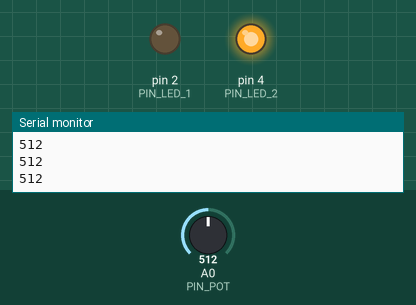
A sketch run on a simulated Arduino Uno, built with avr-gcc and run on an emulated ATmega328P. On the bench: output pins drawn as LEDs (lit = HIGH), the last lines printed to the serial monitor. The test bench sets the inputs (shaded band); at power-on: A0 (PIN_POT) = 512.

Above: at 1.2 s.
1.3 s: A0 (PIN_POT) set to 754
2.8 s: A0 (PIN_POT) set to 776
At 3.7 s:
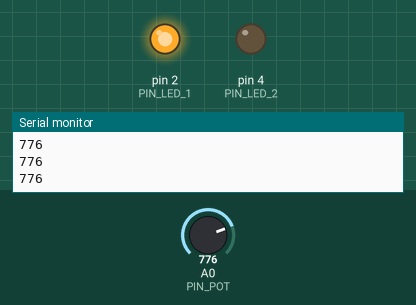
4.3 s: A0 (PIN_POT) set to 523
5.8 s: A0 (PIN_POT) set to 501
At 7.0 s:
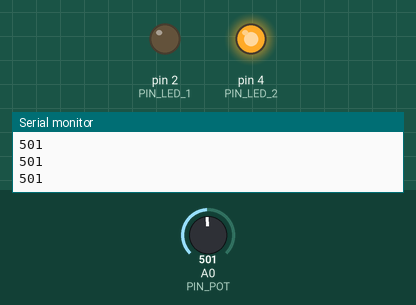
7.3 s: A0 (PIN_POT) set to 778
At 8.2 s:
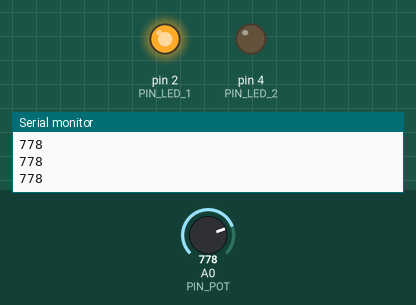
Timing chart, 0 to 9.8 s (numbered marks = the images above; inputs shaded):
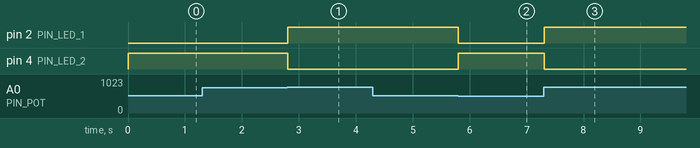

Measured:
- the behaviour switches between 768 and 769 on A0 (PIN_POT) (found by bisection; images 0 and 1)
- the behaviour switches between 513 and 512 on A0 (PIN_POT) (found by bisection; images 1 and 2)
- after the input at 2.8 s, pin 2 (PIN_LED_1): LOW → HIGH at once; pin 4 (PIN_LED_2): HIGH → LOW at once
- after the input at 5.8 s, pin 2 (PIN_LED_1): HIGH → LOW at once; pin 4 (PIN_LED_2): LOW → HIGH at once
- after the input at 7.3 s, pin 2 (PIN_LED_1): LOW → HIGH at once; pin 4 (PIN_LED_2): HIGH → LOW at once

The sketch:

main.ino
```cpp
const int PIN_POT = A0;
const int PIN_LED_1 = 2;
const int PIN_LED_2 = 4;

void setup() {
  Serial.begin(9600);
  pinMode(PIN_POT, INPUT);
  pinMode(PIN_LED_1, OUTPUT);
  pinMode(PIN_LED_2, OUTPUT);
}

void loop() {
  int min_heartRate = 512;
  int max_heartRate = 768;
  int heartRate = analogRead(PIN_POT);

  if (heartRate <= min_heartRate) {
    digitalWrite(PIN_LED_1, 0);
    digitalWrite(PIN_LED_2, 1);
  } else if (heartRate > max_heartRate) {
    digitalWrite(PIN_LED_1, 1);
    digitalWrite(PIN_LED_2, 0);
  }

  Serial.println(heartRate);
  delay(10);
}
```

main.c
```cpp
/**
 * @author Roberto Vicario
 */

/*
 * Initializing global variables.
 */
const int PIN_POT = A0;
const int PIN_LED_1 = 2;
const int PIN_LED_2 = 4;

void setup() {
    pinMode(PIN_POT, INPUT);
    pinMode(PIN_LED_1, OUTPUT);
    pinMode(PIN_LED_2, OUTPUT);
}

void loop() {
    /*
     * Handling a potentiometer as an heart rate sensor.
     */
    int min_heartRate = 512;
    int max_heartRate = 768;
    int heartRate = analogRead(PIN_POT);

    if (heartRate <= min_heartRate) {
        /*
         * Starting to smoke.
         */
        digitalWrite(PIN_LED_1, 0);
        digitalWrite(PIN_LED_2, 1);
    } else if (max_heartRate < heartRate) {
        /*
         * Waiting to smoke.
         */
        digitalWrite(PIN_LED_1, 1);
        digitalWrite(PIN_LED_2, 0);
    }

    delay(10);
}
```
